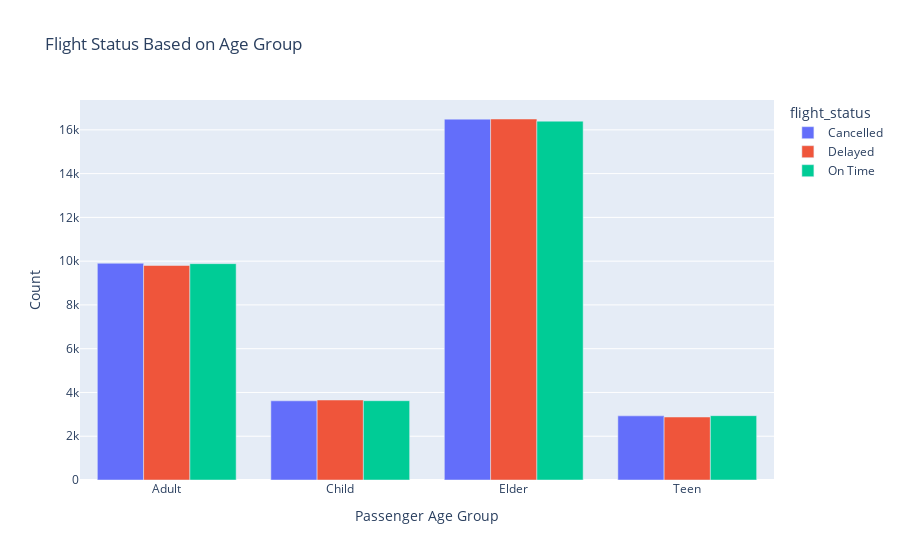

Notebook cell for this chart:
### Code cell
import plotly.express as px

df_grouped = airline.groupby(['age_group', 'flight_status']).size().reset_index(name='count')

fig = px.bar(df_grouped, 
             x='age_group', 
             y='count', 
             color='flight_status',
             barmode='group',  # Grouped bar plot
             title='Flight Status Based on Age Group')

fig.update_layout(xaxis_title='Passenger Age Group', yaxis_title='Count')
fig.show()

### Figure 1 — Plotly figure (JSON) as saved in the notebook; plotly's stock layout.template omitted (floating-point values rounded to 4 significant figures)
{"data": [{"alignmentgroup": "True", "hovertemplate": "flight_status=Cancelled<br>age_group=%{x}<br>count=%{y}<extra></extra>", "legendgroup": "Cancelled", "marker": {"color": "#636efa", "pattern": {"shape": ""}}, "name": "Cancelled", "offsetgroup": "Cancelled", "orientation": "v", "showlegend": true, "textposition": "auto", "type": "bar", "x": ["Adult", "Child", "Elder", "Teen"], "xaxis": "x", "y": [9903, 3618, 16490, 2931], "yaxis": "y"}, {"alignmentgroup": "True", "hovertemplate": "flight_status=Delayed<br>age_group=%{x}<br>count=%{y}<extra></extra>", "legendgroup": "Delayed", "marker": {"color": "#EF553B", "pattern": {"shape": ""}}, "name": "Delayed", "offsetgroup": "Delayed", "orientation": "v", "showlegend": true, "textposition": "auto", "type": "bar", "x": ["Adult", "Child", "Elder", "Teen"], "xaxis": "x", "y": [9801, 3655, 16496, 2879], "yaxis": "y"}, {"alignmentgroup": "True", "hovertemplate": "flight_status=On Time<br>age_group=%{x}<br>count=%{y}<extra></extra>", "legendgroup": "On Time", "marker": {"color": "#00cc96", "pattern": {"shape": ""}}, "name": "On Time", "offsetgroup": "On Time", "orientation": "v", "showlegend": true, "textposition": "auto", "type": "bar", "x": ["Adult", "Child", "Elder", "Teen"], "xaxis": "x", "y": [9886, 3623, 16397, 2940], "yaxis": "y"}], "layout": {"autosize": true, "barmode": "group", "legend": {"title": {"text": "flight_status"}, "tracegroupgap": 0}, "title": {"text": "Flight Status Based on Age Group"}, "xaxis": {"anchor": "y", "autorange": true, "domain": [0, 1], "range": [-0.5, 3.5], "title": {"text": "Passenger Age Group"}, "type": "category"}, "yaxis": {"anchor": "x", "autorange": true, "domain": [0, 1], "range": [0, 17360.0], "title": {"text": "Count"}, "type": "linear"}}}
